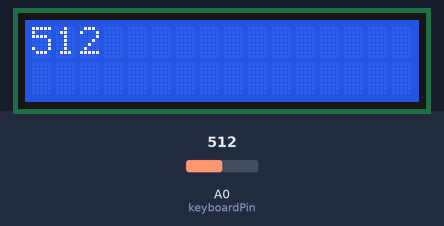
Bench run of a sketch on a simulated Arduino Uno, built with avr-gcc and run on an emulated ATmega328P. Parts: 16×2 character LCD. Inputs (shaded band) come from the test bench; at power-on: A0 (keyboardPin) = 512.

Above: at 3.6 s.
3.7 s: A0 (keyboardPin) set to 716
At 4.5 s:
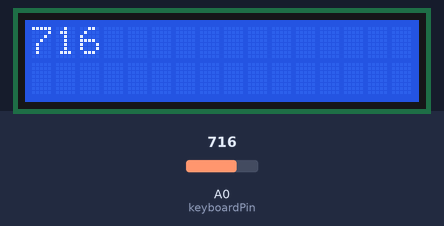
6.5 s: A0 (keyboardPin) set to 900
At 7.8 s:
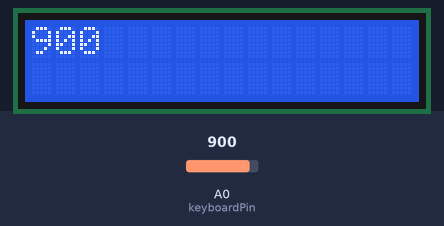
9.5 s: A0 (keyboardPin) set to 1023
At 10.8 s:
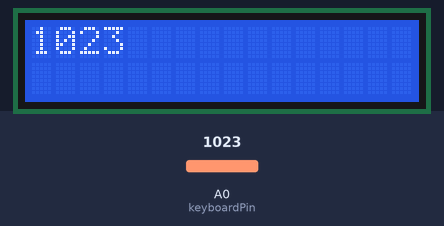
Timing chart, 0 to 12.5 s (numbered marks = the images above; inputs shaded):
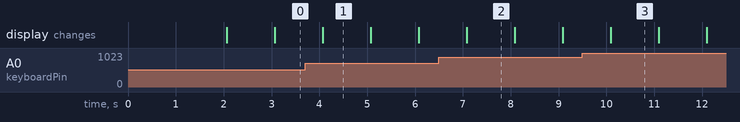

The sketch:

KeypadOneWire_test.ino
```cpp
//This sketch displays the values on a scale of 0-1023 that are generated when you press each key
//They should be similar to the values I have given in the Instructable
//(allowing for small variations in tolerance of the resistors)


#include <Stepper.h>
#include <LiquidCrystal.h>

// initialize the library with the numbers of the interface pins
LiquidCrystal lcd(8, 9, 10, 11, 12, 13);

int keyboardPin = 0;    // Analog input pin that the keypad is attached to
 int keyboardValue = 0;   // value read from the keyboard


 void setup() {
   // initialize serial communications at 9600 bps:
      lcd.begin(16, 2);
  // Print a message to the LCD.
  lcd.print("hello, world!");
  delay(2000);
  lcd.clear();

 }

 void loop() {
   keyboardValue = analogRead(keyboardPin); // read the pot value

   lcd.print(keyboardValue);      // print the value back to the serial view window on your PC
   delay(1000);                     // wait 1000 milliseconds before the next loop
   lcd.clear();
 }
```

Measured:
- after the input at 3.7 s, the display: first differs from a run without the input after 0.37 s (image 1)
- after the input at 6.5 s, the display: first differs from a run without the input after 0.58 s (image 2)
- after the input at 9.5 s, the display: first differs from a run without the input after 0.59 s (image 3)
- what the display in image 1 shows lasts 1.0 s, from 4.1 s to 5.1 s
